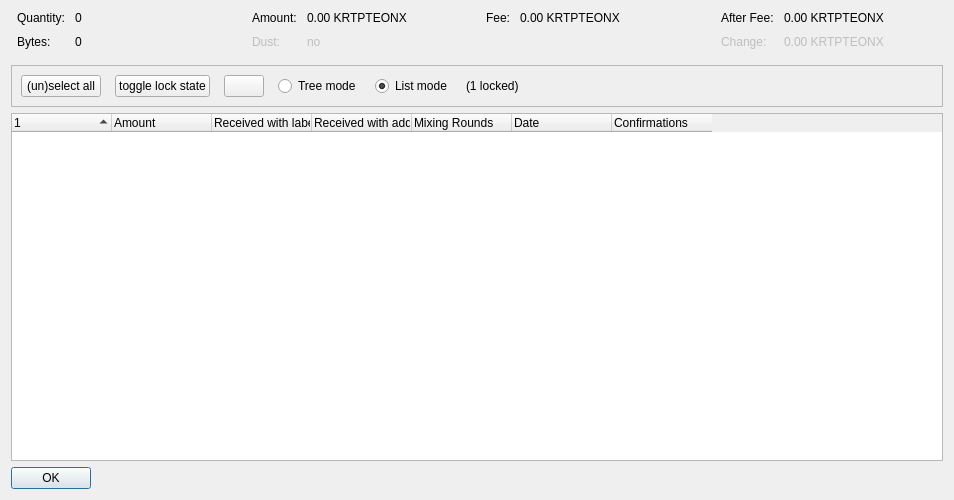
<?xml version="1.0" encoding="UTF-8"?>
<ui version="4.0">
 <class>CoinControlDialog</class>
 <widget class="QDialog" name="CoinControlDialog">
  <property name="geometry">
   <rect>
    <x>0</x>
    <y>0</y>
    <width>954</width>
    <height>500</height>
   </rect>
  </property>
  <property name="windowTitle">
   <string>Coin Selection</string>
  </property>
  <layout class="QVBoxLayout" name="verticalLayout">
   <item>
    <layout class="QHBoxLayout" name="horizontalLayoutTop" stretch="0,0,0,0">
     <property name="topMargin">
      <number>0</number>
     </property>
     <property name="bottomMargin">
      <number>10</number>
     </property>
     <item>
      <layout class="QFormLayout" name="formLayoutCoinControl1">
       <property name="horizontalSpacing">
        <number>10</number>
       </property>
       <property name="verticalSpacing">
        <number>10</number>
       </property>
       <property name="leftMargin">
        <number>6</number>
       </property>
       <property name="rightMargin">
        <number>6</number>
       </property>
       <item row="0" column="0">
        <widget class="QLabel" name="labelCoinControlQuantityText">
         <property name="text">
          <string>Quantity:</string>
         </property>
        </widget>
       </item>
       <item row="0" column="1">
        <widget class="QLabel" name="labelCoinControlQuantity">
         <property name="cursor">
          <cursorShape>IBeamCursor</cursorShape>
         </property>
         <property name="contextMenuPolicy">
          <enum>Qt::ActionsContextMenu</enum>
         </property>
         <property name="text">
          <string notr="true">0</string>
         </property>
         <property name="textInteractionFlags">
          <set>Qt::LinksAccessibleByMouse|Qt::TextSelectableByKeyboard|Qt::TextSelectableByMouse</set>
         </property>
        </widget>
       </item>
       <item row="1" column="0">
        <widget class="QLabel" name="labelCoinControlBytesText">
         <property name="text">
          <string>Bytes:</string>
         </property>
        </widget>
       </item>
       <item row="1" column="1">
        <widget class="QLabel" name="labelCoinControlBytes">
         <property name="cursor">
          <cursorShape>IBeamCursor</cursorShape>
         </property>
         <property name="contextMenuPolicy">
          <enum>Qt::ActionsContextMenu</enum>
         </property>
         <property name="text">
          <string notr="true">0</string>
         </property>
         <property name="textInteractionFlags">
          <set>Qt::LinksAccessibleByMouse|Qt::TextSelectableByKeyboard|Qt::TextSelectableByMouse</set>
         </property>
        </widget>
       </item>
      </layout>
     </item>
     <item>
      <layout class="QFormLayout" name="formLayoutCoinControl2">
       <property name="horizontalSpacing">
        <number>10</number>
       </property>
       <property name="verticalSpacing">
        <number>10</number>
       </property>
       <property name="leftMargin">
        <number>6</number>
       </property>
       <property name="rightMargin">
        <number>6</number>
       </property>
       <item row="0" column="0">
        <widget class="QLabel" name="labelCoinControlAmountText">
         <property name="text">
          <string>Amount:</string>
         </property>
        </widget>
       </item>
       <item row="0" column="1">
        <widget class="QLabel" name="labelCoinControlAmount">
         <property name="cursor">
          <cursorShape>IBeamCursor</cursorShape>
         </property>
         <property name="contextMenuPolicy">
          <enum>Qt::ActionsContextMenu</enum>
         </property>
         <property name="text">
          <string notr="true">0.00 KRTPTEONX</string>
         </property>
         <property name="textInteractionFlags">
          <set>Qt::LinksAccessibleByMouse|Qt::TextSelectableByKeyboard|Qt::TextSelectableByMouse</set>
         </property>
        </widget>
       </item>
       <item row="1" column="0">
        <widget class="QLabel" name="labelCoinControlLowOutputText">
         <property name="enabled">
          <bool>false</bool>
         </property>
         <property name="text">
          <string>Dust:</string>
         </property>
        </widget>
       </item>
       <item row="1" column="1">
        <widget class="QLabel" name="labelCoinControlLowOutput">
         <property name="enabled">
          <bool>false</bool>
         </property>
         <property name="cursor">
          <cursorShape>IBeamCursor</cursorShape>
         </property>
         <property name="contextMenuPolicy">
          <enum>Qt::ActionsContextMenu</enum>
         </property>
         <property name="text">
          <string notr="true">no</string>
         </property>
         <property name="textInteractionFlags">
          <set>Qt::LinksAccessibleByMouse|Qt::TextSelectableByKeyboard|Qt::TextSelectableByMouse</set>
         </property>
        </widget>
       </item>
      </layout>
     </item>
     <item>
      <layout class="QFormLayout" name="formLayoutCoinControl3">
       <property name="horizontalSpacing">
        <number>10</number>
       </property>
       <property name="verticalSpacing">
        <number>10</number>
       </property>
       <property name="leftMargin">
        <number>6</number>
       </property>
       <property name="rightMargin">
        <number>6</number>
       </property>
       <item row="0" column="0">
        <widget class="QLabel" name="labelCoinControlFeeText">
         <property name="text">
          <string>Fee:</string>
         </property>
        </widget>
       </item>
       <item row="0" column="1">
        <widget class="QLabel" name="labelCoinControlFee">
         <property name="cursor">
          <cursorShape>IBeamCursor</cursorShape>
         </property>
         <property name="contextMenuPolicy">
          <enum>Qt::ActionsContextMenu</enum>
         </property>
         <property name="text">
          <string notr="true">0.00 KRTPTEONX</string>
         </property>
         <property name="textInteractionFlags">
          <set>Qt::LinksAccessibleByMouse|Qt::TextSelectableByKeyboard|Qt::TextSelectableByMouse</set>
         </property>
        </widget>
       </item>
      </layout>
     </item>
     <item>
      <layout class="QFormLayout" name="formLayoutCoinControl4">
       <property name="horizontalSpacing">
        <number>10</number>
       </property>
       <property name="verticalSpacing">
        <number>10</number>
       </property>
       <property name="leftMargin">
        <number>6</number>
       </property>
       <property name="rightMargin">
        <number>6</number>
       </property>
       <item row="0" column="0">
        <widget class="QLabel" name="labelCoinControlAfterFeeText">
         <property name="text">
          <string>After Fee:</string>
         </property>
        </widget>
       </item>
       <item row="0" column="1">
        <widget class="QLabel" name="labelCoinControlAfterFee">
         <property name="cursor">
          <cursorShape>IBeamCursor</cursorShape>
         </property>
         <property name="contextMenuPolicy">
          <enum>Qt::ActionsContextMenu</enum>
         </property>
         <property name="text">
          <string notr="true">0.00 KRTPTEONX</string>
         </property>
         <property name="textInteractionFlags">
          <set>Qt::LinksAccessibleByMouse|Qt::TextSelectableByKeyboard|Qt::TextSelectableByMouse</set>
         </property>
        </widget>
       </item>
       <item row="1" column="0">
        <widget class="QLabel" name="labelCoinControlChangeText">
         <property name="enabled">
          <bool>false</bool>
         </property>
         <property name="text">
          <string>Change:</string>
         </property>
        </widget>
       </item>
       <item row="1" column="1">
        <widget class="QLabel" name="labelCoinControlChange">
         <property name="enabled">
          <bool>false</bool>
         </property>
         <property name="cursor">
          <cursorShape>IBeamCursor</cursorShape>
         </property>
         <property name="contextMenuPolicy">
          <enum>Qt::ActionsContextMenu</enum>
         </property>
         <property name="text">
          <string notr="true">0.00 KRTPTEONX</string>
         </property>
         <property name="textInteractionFlags">
          <set>Qt::LinksAccessibleByMouse|Qt::TextSelectableByKeyboard|Qt::TextSelectableByMouse</set>
         </property>
        </widget>
       </item>
      </layout>
     </item>
    </layout>
   </item>
   <item>
    <widget class="QFrame" name="frame">
     <property name="minimumSize">
      <size>
       <width>0</width>
       <height>40</height>
      </size>
     </property>
     <property name="frameShape">
      <enum>QFrame::StyledPanel</enum>
     </property>
     <property name="frameShadow">
      <enum>QFrame::Sunken</enum>
     </property>
     <layout class="QHBoxLayout" name="horizontalLayout">
      <item>
       <layout class="QHBoxLayout" name="horizontalLayoutPanel" stretch="0,0,0,0,0,0,0">
        <property name="spacing">
         <number>14</number>
        </property>
        <item>
         <widget class="QPushButton" name="pushButtonSelectAll">
          <property name="sizePolicy">
           <sizepolicy hsizetype="Maximum" vsizetype="Fixed">
            <horstretch>0</horstretch>
            <verstretch>0</verstretch>
           </sizepolicy>
          </property>
          <property name="text">
           <string>(un)select all</string>
          </property>
          <property name="autoDefault">
           <bool>false</bool>
          </property>
         </widget>
        </item>
        <item>
         <widget class="QPushButton" name="pushButtonToggleLock">
          <property name="sizePolicy">
           <sizepolicy hsizetype="Maximum" vsizetype="Fixed">
            <horstretch>0</horstretch>
            <verstretch>0</verstretch>
           </sizepolicy>
          </property>
          <property name="text">
           <string>toggle lock state</string>
          </property>
          <property name="autoDefault">
           <bool>false</bool>
          </property>
         </widget>
        </item>
        <item>
         <widget class="QPushButton" name="hideButton">
          <property name="sizePolicy">
           <sizepolicy hsizetype="Maximum" vsizetype="Fixed">
            <horstretch>0</horstretch>
            <verstretch>0</verstretch>
           </sizepolicy>
          </property>
          <property name="text">
           <string/>
          </property>
          <property name="autoDefault">
           <bool>false</bool>
          </property>
         </widget>
        </item>
        <item>
         <widget class="QRadioButton" name="radioTreeMode">
          <property name="sizePolicy">
           <sizepolicy hsizetype="Maximum" vsizetype="Fixed">
            <horstretch>0</horstretch>
            <verstretch>0</verstretch>
           </sizepolicy>
          </property>
          <property name="text">
           <string>Tree mode</string>
          </property>
         </widget>
        </item>
        <item>
         <widget class="QRadioButton" name="radioListMode">
          <property name="sizePolicy">
           <sizepolicy hsizetype="Maximum" vsizetype="Fixed">
            <horstretch>0</horstretch>
            <verstretch>0</verstretch>
           </sizepolicy>
          </property>
          <property name="text">
           <string>List mode</string>
          </property>
          <property name="checked">
           <bool>true</bool>
          </property>
         </widget>
        </item>
        <item>
         <widget class="QLabel" name="labelLocked">
          <property name="text">
           <string>(1 locked)</string>
          </property>
         </widget>
        </item>
        <item>
         <spacer name="horizontalSpacer">
          <property name="orientation">
           <enum>Qt::Horizontal</enum>
          </property>
          <property name="sizeHint" stdset="0">
           <size>
            <width>40</width>
            <height>20</height>
           </size>
          </property>
         </spacer>
        </item>
       </layout>
      </item>
     </layout>
    </widget>
   </item>
   <item>
    <widget class="CoinControlTreeWidget" name="treeWidget">
     <property name="contextMenuPolicy">
      <enum>Qt::CustomContextMenu</enum>
     </property>
     <property name="sortingEnabled">
      <bool>false</bool>
     </property>
     <property name="columnCount">
      <number>7</number>
     </property>
     <attribute name="headerShowSortIndicator" stdset="0">
      <bool>true</bool>
     </attribute>
     <attribute name="headerStretchLastSection">
      <bool>false</bool>
     </attribute>
     <column>
      <property name="text">
       <string/>
      </property>
     </column>
     <column>
      <property name="text">
       <string>Amount</string>
      </property>
     </column>
     <column>
      <property name="text">
       <string>Received with label</string>
      </property>
     </column>
     <column>
      <property name="text">
       <string>Received with address</string>
      </property>
     </column>
     <column>
      <property name="text">
       <string>Mixing Rounds</string>
      </property>
     </column>
     <column>
      <property name="text">
       <string>Date</string>
      </property>
     </column>
     <column>
      <property name="text">
       <string>Confirmations</string>
      </property>
      <property name="toolTip">
       <string>Confirmed</string>
      </property>
     </column>
    </widget>
   </item>
   <item>
    <widget class="QDialogButtonBox" name="buttonBox">
     <property name="sizePolicy">
      <sizepolicy hsizetype="Maximum" vsizetype="Fixed">
       <horstretch>0</horstretch>
       <verstretch>0</verstretch>
      </sizepolicy>
     </property>
     <property name="orientation">
      <enum>Qt::Horizontal</enum>
     </property>
     <property name="standardButtons">
      <set>QDialogButtonBox::Ok</set>
     </property>
    </widget>
   </item>
  </layout>
 </widget>
 <customwidgets>
  <customwidget>
   <class>CoinControlTreeWidget</class>
   <extends>QTreeWidget</extends>
   <header>qt/coincontroltreewidget.h</header>
  </customwidget>
 </customwidgets>
 <resources/>
 <connections/>
</ui>
